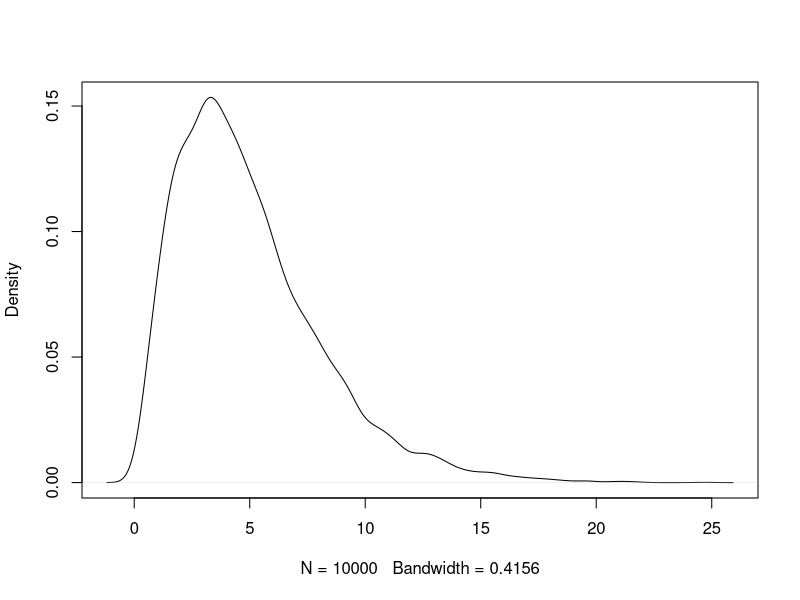

The R script that drew this image:
## ---- chunk 1
plot(density(rchisq(10000,df=5)),main="")
